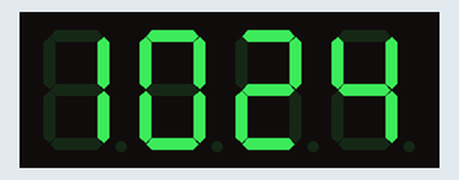
Simulated run of this program. Board: Raspberry Pi (BCM pin numbers). On the bench: 4-digit seven-segment display. The clock reads 2024-03-15 10:24:30 at power-on unless the program sets it.

Above: at 0.1 s.
At 63.3 s:
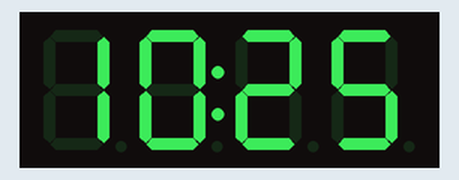
At 128.5 s:
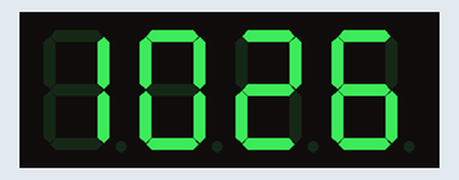

The program:

clock.py
```python
import sys
import time
import datetime
import RPi.GPIO as GPIO
import tm1637_2
#CLK -> GPIO23 (Pin 16)
#Di0 -> GPIO24 (Pin 18)
Display = tm1637_2.TM1637(23,24,tm1637_2.BRIGHT_TYPICAL)
Display.Clear()
Display.SetBrightnes(1)
while(True):
    now = datetime.datetime.now()
    hour = now.hour
    minute = now.minute
    second = now.second
    currenttime = [ int(hour / 10), hour % 10, int(minute / 10), minute % 10 ]
    Display.Show(currenttime)
    Display.ShowDoublepoint(second % 2)
    time.sleep(1)
```

tm1637_2.py
```python
# https://raspberrytips.nl/tm1637-4-digit-led-display-raspberry-pi/

import sys
import os
import time
import RPi.GPIO as IO

IO.setwarnings(False)
IO.setmode(IO.BCM)

HexDigits = [0x3f,0x06,0x5b,0x4f,0x66,0x6d,0x7d,0x07,0x7f,0x6f,0x77,0x7c,0x39,0x5e,0x79,0x71]

ADDR_AUTO = 0x40
ADDR_FIXED = 0x44
STARTADDR = 0xC0
BRIGHT_DARKEST = 0
BRIGHT_TYPICAL = 2
BRIGHT_HIGHEST = 7
OUTPUT = IO.OUT
INPUT = IO.IN
LOW = IO.LOW
HIGH = IO.HIGH

class TM1637:
	__doublePoint = False
	__Clkpin = 0
	__Datapin = 0
	__brightnes = BRIGHT_TYPICAL;
	__currentData = [0,0,0,0];

	def __init__( self, pinClock, pinData, brightnes ):
		self.__Clkpin = pinClock
		self.__Datapin = pinData
		self.__brightnes = brightnes;
		IO.setup(self.__Clkpin,OUTPUT)
		IO.setup(self.__Datapin,OUTPUT)
	# end  __init__

	def Clear(self):
		b = self.__brightnes;
		point = self.__doublePoint;
		self.__brightnes = 0;
		self.__doublePoint = False;
		data = [0x7F,0x7F,0x7F,0x7F];
		self.Show(data);
		self.__brightnes = b;				# restore saved brightnes
		self.__doublePoint = point;
	# end  Clear

	def ShowInt(self, i):
		s = str(i)
		self.Clear()
		for i in range(0,len(s)):
			self.Show1(i, int(s[i]))

	def Show( self, data ):
		for i in range(0,4):
			self.__currentData[i] = data[i];

		self.start();
		self.writeByte(ADDR_AUTO);
		self.stop();
		self.start();
		self.writeByte(STARTADDR);
		for i in range(0,4):
			self.writeByte(self.coding(data[i]));
		self.stop();
		self.start();
		self.writeByte(0x88 + self.__brightnes);
		self.stop();
	# end  Show

	def SetBrightnes(self, brightnes):		# brightnes 0...7
		if( brightnes > 7 ):
			brightnes = 7;
		elif( brightnes < 0 ):
			brightnes = 0;

		if( self.__brightnes != brightnes):
			self.__brightnes = brightnes;
			self.Show(self.__currentData);
		# end if
	# end  SetBrightnes

	def ShowDoublepoint(self, on):			# shows or hides the doublepoint
		if( self.__doublePoint != on):
			self.__doublePoint = on;
			self.Show(self.__currentData);
		# end if
	# end  ShowDoublepoint

	def writeByte( self, data ):
		for i in range(0,8):
			IO.output( self.__Clkpin, LOW)
			if(data & 0x01):
				IO.output( self.__Datapin, HIGH)
			else:
				IO.output( self.__Datapin, LOW)
			data = data >> 1
			IO.output( self.__Clkpin, HIGH)
		#endfor

		# wait for ACK
		IO.output( self.__Clkpin, LOW)
		IO.output( self.__Datapin, HIGH)
		IO.output( self.__Clkpin, HIGH)
		IO.setup(self.__Datapin, INPUT)

		while(IO.input(self.__Datapin)):
			time.sleep(0.001)
			if( IO.input(self.__Datapin)):
				IO.setup(self.__Datapin, OUTPUT)
				IO.output( self.__Datapin, LOW)
				IO.setup(self.__Datapin, INPUT)
			#endif
		# endwhile
		IO.setup(self.__Datapin, OUTPUT)
	# end writeByte

	def start(self):
		IO.output( self.__Clkpin, HIGH) # send start signal to TM1637
		IO.output( self.__Datapin, HIGH)
		IO.output( self.__Datapin, LOW)
		IO.output( self.__Clkpin, LOW)
	# end start

	def stop(self):
		IO.output( self.__Clkpin, LOW)
		IO.output( self.__Datapin, LOW)
		IO.output( self.__Clkpin, HIGH)
		IO.output( self.__Datapin, HIGH)
	# end stop

	def coding(self, data):
		if( self.__doublePoint ):
			pointData = 0x80
		else:
			pointData = 0;

		if(data == 0x7F):
			data = 0
		else:
			data = HexDigits[data] + pointData;
		return data
	# end coding

# end class TM1637
```
